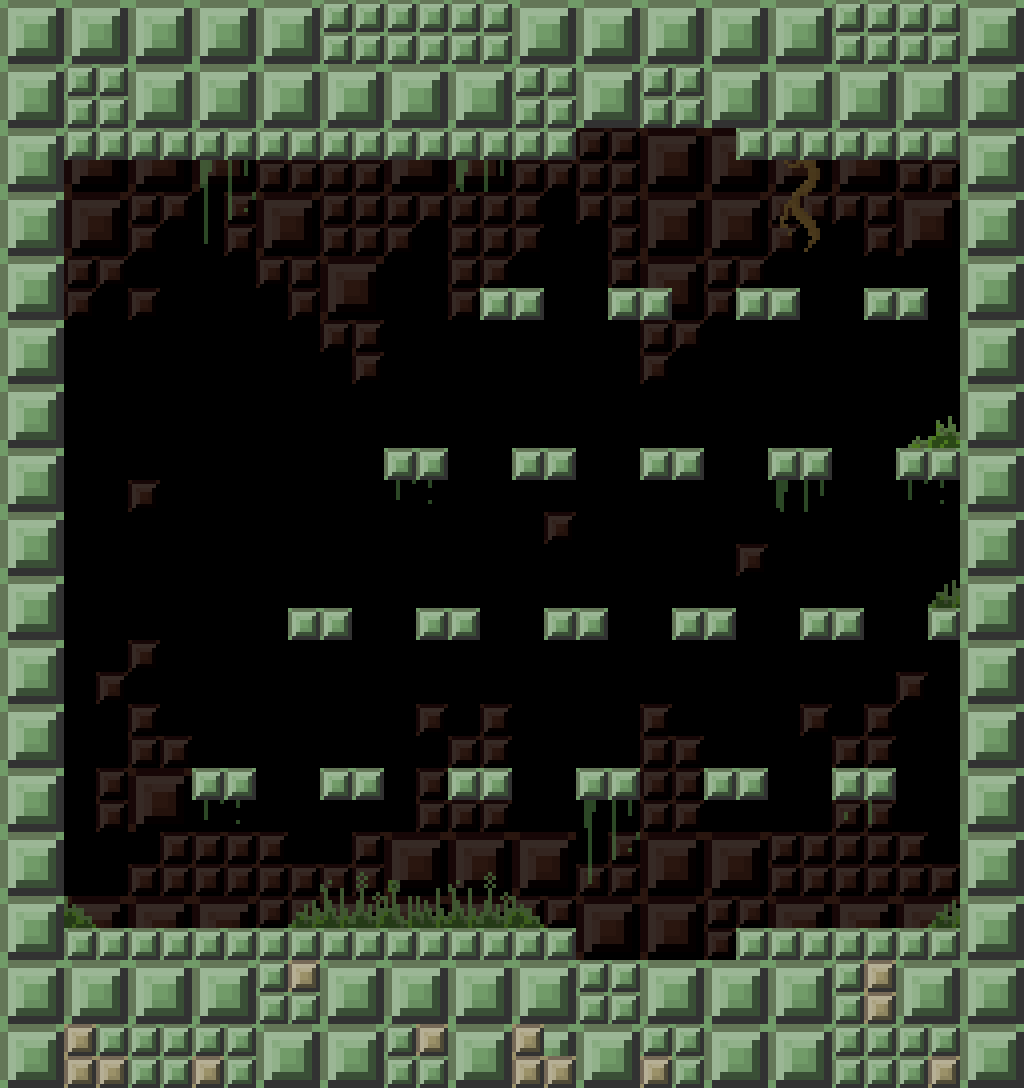

Below is a game level as drawn by its tile map, then a one-line description and the .tmx that defines it (tile-layer data replaced by summaries):
An orthogonal 16x17 tile map with 64x64 px tiles, 3 tile layers (background, detail, Blocks), 2 tilesets and 38 objects (21x Platform, 8x Solid, 2x Teleport, 2x whirlybob, 2x squatmo, ...).

<map version="1.0" tiledversion="1.0.2" orientation="orthogonal" renderorder="left-down" width="16" height="17" tilewidth="64" tileheight="64" nextobjectid="101">
 <properties>
  <property name="colour_quad" type="int" value="1" />
  <property name="round_time" type="float" value="56" />
 </properties>
 <tileset firstgid="1" name="large" tilewidth="64" tileheight="64" tilecount="112" columns="14">
  <image source="../images/block.png" width="896" height="512" />
 </tileset>
 <tileset firstgid="113" name="block_background" tilewidth="64" tileheight="64" tilecount="42" columns="6">
  <image source="../images/block_background.png" width="384" height="448" />
 </tileset>
 <layer name="background" width="16" height="17">
  <data>[272 cells, 148 non-empty, 14 distinct tile ids]</data>
 </layer>
 <layer name="detail" width="16" height="17">
  <data>[272 cells, 24 non-empty, 13 distinct tile ids]</data>
 </layer>
 <layer name="Blocks" width="16" height="17">
  <data>[272 cells, 88 non-empty, 11 distinct tile ids]</data>
 </layer>
 <objectgroup color="#00aa00" name="geometry">
  <object id="3" type="Solid" x="64" y="0" width="512" height="160" />
  <object id="7" type="Solid" x="64" y="928" width="512" height="160" />
  <object id="8" type="Solid" x="960" y="128" width="64" height="832" />
  <object id="9" type="Solid" x="0" y="128" width="64" height="832" />
  <object id="72" type="Solid" x="736" y="0" width="224" height="160" />
  <object id="74" type="Solid" x="736" y="928" width="224" height="160" />
  <object id="99" type="Solid" x="576" y="0" width="160" height="16" />
  <object id="100" type="Solid" x="576" y="1056" width="160" height="32" />
  <object id="91" type="Platform" x="800" y="608" width="48" height="32" />
  <object id="86" type="Platform" x="288" y="608" width="48" height="32" />
  <object id="90" type="Platform" x="672" y="608" width="48" height="32" />
  <object id="76" type="Teleport" x="576" y="1024" width="160" height="32" />
  <object id="88" type="Platform" x="416" y="608" width="48" height="32" />
  <object id="81" type="Platform" x="384" y="448" width="48" height="32" />
  <object id="83" type="Platform" x="640" y="448" width="48" height="32" />
  <object id="89" type="Platform" x="544" y="608" width="48" height="32" />
  <object id="75" type="Teleport" x="576" y="16" width="160" height="16" />
  <object id="84" type="Platform" x="768" y="448" width="48" height="32" />
  <object id="85" type="Platform" x="896" y="448" width="64" height="32" />
  <object id="96" type="Platform" x="576" y="768" width="48" height="32" />
  <object id="98" type="Platform" x="832" y="768" width="48" height="32" />
  <object id="82" type="Platform" x="512" y="448" width="48" height="32" />
  <object id="77" type="Platform" x="480" y="288" width="48" height="32" />
  <object id="95" type="Platform" x="448" y="768" width="48" height="32" />
  <object id="94" type="Platform" x="320" y="768" width="48" height="32" />
  <object id="79" type="Platform" x="736" y="288" width="48" height="32" />
  <object id="97" type="Platform" x="704" y="768" width="48" height="32" />
  <object id="93" type="Platform" x="192" y="768" width="48" height="32" />
  <object id="78" type="Platform" x="608" y="288" width="48" height="32" />
  <object id="92" type="Platform" x="928" y="608" width="32" height="32" />
  <object id="80" type="Platform" x="864" y="288" width="64" height="32" />
 </objectgroup>
 <objectgroup name="Spawn">
  <object id="44" name="whirlybob" x="784" y="704" width="16" height="16" />
  <object id="45" name="whirlybob" x="384" y="704" width="16" height="16" />
  <object id="46" name="squatmo" x="640" y="224" width="16" height="16" />
  <object id="47" name="squatmo" x="896" y="224" width="16" height="16" />
  <object id="69" name="balldock" x="800" y="384" width="16" height="16" />
  <object id="70" name="clocksy" x="576" y="544" width="16" height="16" />
  <object id="71" name="balldock" x="544" y="384" width="16" height="16" />
 </objectgroup>
</map>
